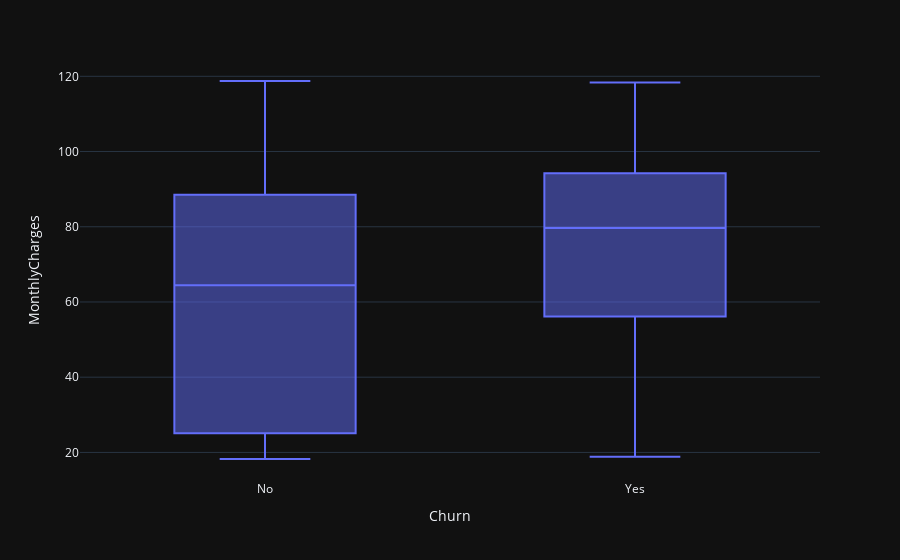

The notebook cell this image was saved under:
### Code cell
px.box(data, x='Churn', y='MonthlyCharges', template='plotly_dark')

### Figure 1 — Plotly figure (JSON) as saved in the notebook; plotly's stock layout.template omitted (floating-point values rounded to 4 significant figures; data arrays with more than 128 entries replaced by an {"elided": "..."} marker saying what was removed)
{"data": [{"alignmentgroup": "True", "hovertemplate": "Churn=%{x}<br>MonthlyCharges=%{y}<extra></extra>", "legendgroup": "", "marker": {"color": "#636efa"}, "name": "", "notched": false, "offsetgroup": "", "orientation": "v", "showlegend": false, "type": "box", "x": {"elided": "7032 str values"}, "x0": " ", "xaxis": "x", "y": {"elided": "7032 float values"}, "y0": " ", "yaxis": "y"}], "layout": {"boxmode": "group", "legend": {"tracegroupgap": 0}, "margin": {"t": 60}, "xaxis": {"anchor": "y", "domain": [0, 1], "title": {"text": "Churn"}}, "yaxis": {"anchor": "x", "domain": [0, 1], "title": {"text": "MonthlyCharges"}}}}
